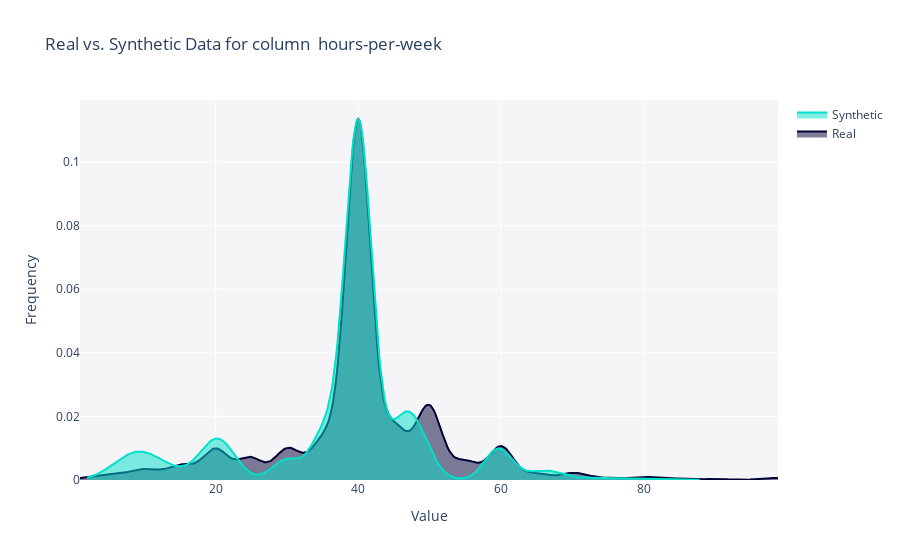

Write notebook code for a chart like this one.
### Markdown cell above
### CT-GAN

### Code cell
fig = get_column_plot(
    real_data=s_data,
    synthetic_data=ct_gan_syntheric_data,
    column_name=' hours-per-week',
    metadata=metadata1
)
    
fig.show()

### Figure 1 — Plotly figure (JSON) as saved in the notebook; plotly's stock layout.template omitted (floating-point values rounded to 4 significant figures; data arrays with more than 128 entries replaced by an {"elided": "..."} marker saying what was removed)
{"data": [{"fill": "tozeroy", "hovertemplate": "<b>Real</b><br>Value: %{x}<br>Frequency: %{y}<extra></extra>", "legendgroup": "Real", "marker": {"color": "#000036"}, "mode": "lines", "name": "Real", "showlegend": true, "type": "scatter", "x": {"elided": "500 float values"}, "xaxis": "x", "y": {"elided": "500 float values"}, "yaxis": "y"}, {"fill": "tozeroy", "hovertemplate": "<b>Synthetic</b><br>Value: %{x}<br>Frequency: %{y}<extra></extra>", "legendgroup": "Synthetic", "marker": {"color": "#01E0C9"}, "mode": "lines", "name": "Synthetic", "showlegend": true, "type": "scatter", "x": {"elided": "500 float values"}, "xaxis": "x", "y": {"elided": "500 float values"}, "yaxis": "y"}], "layout": {"barmode": "overlay", "hovermode": "closest", "legend": {"traceorder": "reversed"}, "plot_bgcolor": "#F5F5F8", "title": {"text": "Real vs. Synthetic Data for column  hours-per-week"}, "xaxis": {"anchor": "y2", "domain": [0, 1], "title": {"text": "Value"}, "zeroline": false}, "yaxis": {"anchor": "free", "domain": [0, 1], "position": 0, "title": {"text": "Frequency"}}}}
